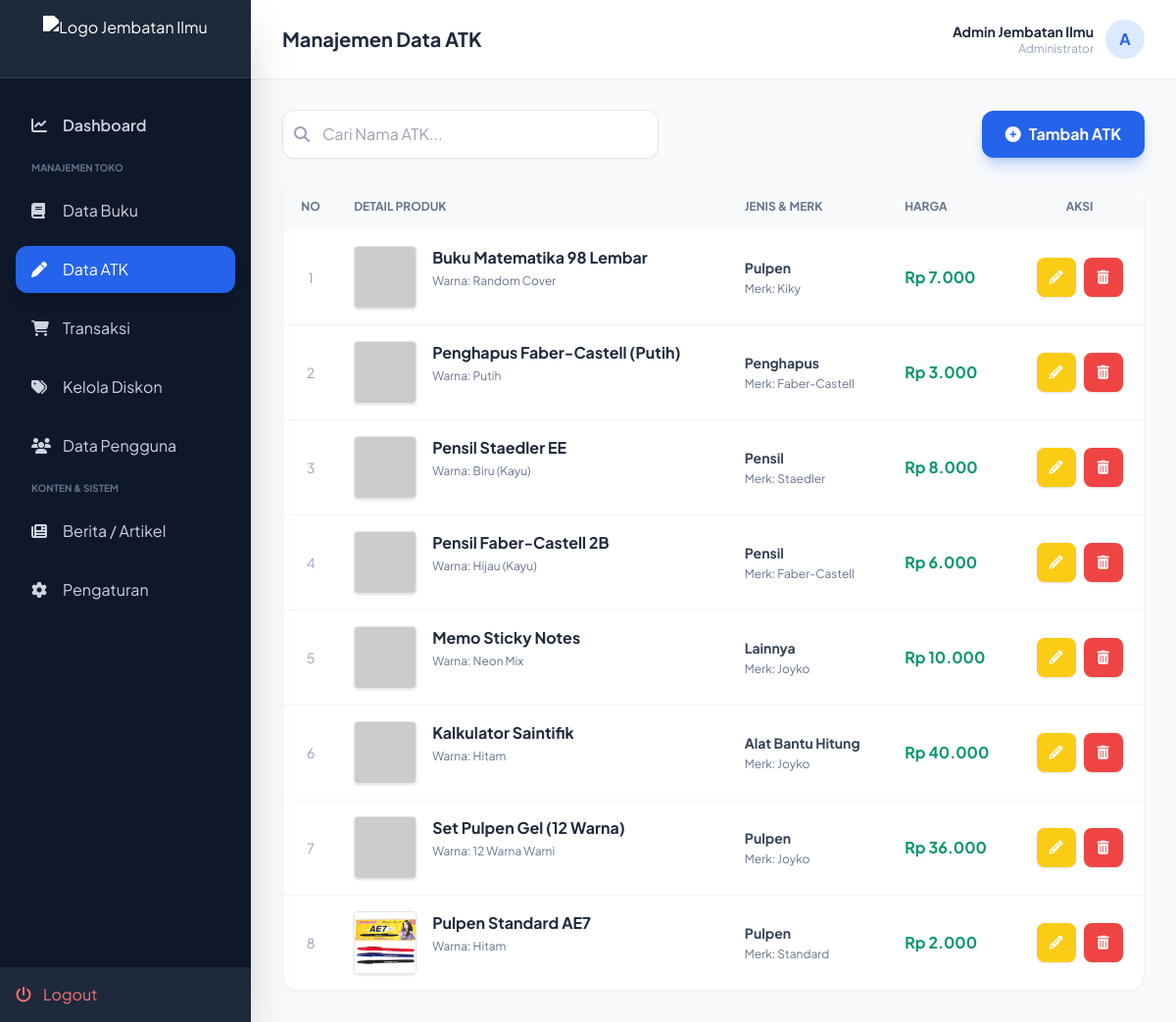
The app's page /manajemen_atk.php (signed in) with its own data.
### tables this page shows
CREATE TABLE `users` (
  `id` int(11) NOT NULL,
  `nama` varchar(100) DEFAULT NULL,
  `email` varchar(100) DEFAULT NULL,
  `password` varchar(255) DEFAULT NULL,
  `role` enum('admin','member') DEFAULT 'member'
);

CREATE TABLE `atk` (
  `id_atk` int(11) NOT NULL,
  `nama_atk` varchar(255) DEFAULT NULL,
  `jenis_atk` varchar(100) DEFAULT NULL,
  `merk` varchar(100) DEFAULT NULL,
  `harga` int(11) DEFAULT NULL,
  `cover` text DEFAULT NULL,
  `warna` varchar(100) DEFAULT NULL,
  `berat` varchar(20) DEFAULT NULL,
  `deskripsi` text DEFAULT NULL
);

### manajemen_atk.php (the view, shortened to what the rows shown need)
<?php
include 'koneksi.php';
if (isset($_SESSION['user_email'])) {
    $email_login = $_SESSION['user_email'];
    $query_admin = mysqli_query($conn, "SELECT * FROM users WHERE email='$email_login'");
    $admin = mysqli_fetch_assoc($query_admin);
} else {
    $admin = ['nama' => 'Admin Utama', 'role' => 'admin'];
}
$mode = isset($_GET['aksi']) ? $_GET['aksi'] : 'tampil';
$data_edit = [
    'id_atk' => '', 'nama_atk' => '', 'jenis_atk' => '', 'merk' => '',
    'harga' => '', 'warna' => '', 'berat' => '', 'cover' => '', 'deskripsi' => ''
];
?>
<!DOCTYPE html>
<html lang="id">
<head>
    <script src="https://cdn.tailwindcss.com"></script>
    <link href="https://cdnjs.cloudflare.com/ajax/libs/font-awesome/6.4.0/css/all.min.css" rel="stylesheet">
</head>
<body class="bg-slate-50 text-slate-800">
    <div class="flex h-screen overflow-hidden">
        <main class="flex-1 flex flex-col h-screen overflow-hidden relative">
            <header class="h-20 bg-white shadow-sm flex items-center justify-between px-8 z-10">
                <div class="flex items-center gap-4">
                    <h2 class="text-xl font-bold text-slate-800">Manajemen Data ATK</h2>
                </div>
                                <div class="flex items-center gap-3">
                    <div class="text-right hidden sm:block">
                        <p class="text-sm font-bold"><?= $admin['nama']; ?></p>
                        <p class="text-xs text-slate-400">Administrator</p>
                    </div>
                    <div class="h-10 w-10 bg-blue-100 text-blue-600 rounded-full flex items-center justify-center font-bold">
                        <?= strtoupper(substr($admin['nama'], 0, 1)); ?>
                    </div>
                </div>
            </header>
            <div class="flex-1 overflow-y-auto p-8">
                <?php if ($mode == 'tambah' || $mode == 'edit'): ?>
                <div class="max-w-5xl mx-auto bg-white rounded-2xl shadow-lg border border-slate-100 overflow-hidden">
                    <div class="bg-slate-800 px-6 py-4 flex justify-between items-center">
                        <h3 class="text-white font-bold text-lg">
                            <?= ($mode == 'edit') ? '<i class="fas fa-edit mr-2"></i> Edit ATK' : '<i class="fas fa-plus mr-2"></i> Tambah ATK Baru'; ?>
                        </h3>
                        <a href="manajemen_atk.php" class="text-slate-400 hover:text-white"><i class="fas fa-times text-xl"></i></a>
                    </div>
                    <form action="manajemen_atk.php" method="POST" enctype="multipart/form-data" class="p-8">
                        <input type="hidden" name="id_atk" value="<?= $data_edit['id_atk']; ?>">
                        <input type="hidden" name="cover_lama" value="<?= $data_edit['cover']; ?>">
                        <div class="grid grid-cols-1 md:grid-cols-2 gap-8">
                            <div class="space-y-5">
                                <div>
                                    <label class="block text-sm font-bold text-slate-700 mb-1">Nama Barang / ATK</label>
                                    <input type="text" name="nama_atk" value="<?= $data_edit['nama_atk']; ?>" required class="w-full px-4 py-2 rounded-lg border focus:ring-2 focus:ring-blue-500 outline-none">
                                </div>
                                <div>
                                    <label class="block text-sm font-bold text-slate-700 mb-1">Merk / Brand</label>
                                    <input type="text" name="merk" value="<?= $data_edit['merk']; ?>" placeholder="Contoh: Joyko, Kenko" required class="w-full px-4 py-2 rounded-lg border focus:ring-2 focus:ring-blue-500 outline-none">
                                </div>
                                <div>
                                    <label class="block text-sm font-bold text-slate-700 mb-1">Jenis ATK</label>
                                    <select name="jenis_atk" class="w-full px-4 py-2 rounded-lg border bg-white focus:ring-2 focus:ring-blue-500 outline-none">
                                        <?php
                                        $jenis = ['Pulpen', 'Pensil', 'Penghapus', 'Buku Tulis', 'Penggaris', 'Kertas', 'Map', 'Lainnya'];
                                        foreach($jenis as $j){
                                            $selected = ($data_edit['jenis_atk'] == $j) ? 'selected' : '';
                                            echo "<option value='$j' $selected>$j</option>";
                                        }
                                        ?>
                                    </select>
                                </div>
                                <div>
                                    <label class="block text-sm font-bold text-slate-700 mb-1">Harga (Rp)</label>
                                    <input type="number" name="harga" value="<?= $data_edit['harga']; ?>" required class="w-full px-4 py-2 rounded-lg border focus:ring-2 focus:ring-blue-500 outline-none">
                                </div>
                                <div>
                                    <label class="block text-sm font-bold text-slate-700 mb-2">Upload Foto Produk</label>
                                    <?php if($data_edit['cover'] != ''): ?>
                                        <div class="mb-2 flex items-center gap-3 p-2 bg-slate-100 rounded border">
                                            <img src="<?= $data_edit['cover']; ?>" class="h-16 w-16 object-cover rounded">
                                            <span class="text-xs text-slate-500">Gambar saat ini</span>
                                        </div>
                                    <?php endif; ?>
                                    <input type="file" name="cover" class="block w-full text-sm text-slate-500
                                      file:mr-4 file:py-2 file:px-4
                                      file:rounded-full file:border-0
                                      file:text-sm file:font-semibold
                                      file:bg-blue-50 file:text-blue-700
                                      hover:file:bg-blue-100
                                    "/>
                                </div>
                            </div>
                            <div class="space-y-5">
                                <div class="grid grid-cols-2 gap-4">
                                    <div>
                                        <label class="block text-xs font-bold text-slate-500 mb-1">Warna</label>
                                        <input type="text" name="warna" value="<?= $data_edit['warna']; ?>" placeholder="Hitam/Putih/Mix" class="w-full px-3 py-2 rounded border focus:ring-2 focus:ring-blue-500 text-sm">
                                    </div>
                                    <div>
                                        <label class="block text-xs font-bold text-slate-500 mb-1">Berat</label>
                                        <input type="text" name="berat" value="<?= $data_edit['berat']; ?>" placeholder="0.1 kg" class="w-full px-3 py-2 rounded border focus:ring-2 focus:ring-blue-500 text-sm">
                                    </div>
                                </div>
                                <div>
                                    <label class="block text-sm font-bold text-slate-700 mb-1">Deskripsi Produk</label>
                                    <textarea name="deskripsi" rows="5" class="w-full px-4 py-2 rounded-lg border focus:ring-2 focus:ring-blue-500 outline-none"><?= $data_edit['deskripsi']; ?></textarea>
                                </div>
                            </div>
                        </div>
                        <div class="mt-8 flex gap-3 border-t pt-6">
                            <button type="submit" name="simpan" class="bg-blue-600 hover:bg-blue-700 text-white font-bold py-3 px-8 rounded-xl shadow-lg transition flex-1">
                                <i class="fas fa-save mr-2"></i> Simpan ATK
                            </button>
                            <a href="manajemen_atk.php" class="bg-slate-200 hover:bg-slate-300 text-slate-700 font-bold py-3 px-6 rounded-xl transition">Batal</a>
                        </div>
                    </form>
                </div>
                <?php else: ?>
                <div class="bg-white rounded-2xl shadow-sm border border-slate-100 overflow-hidden">
                    <div class="overflow-x-auto">
                        <table class="w-full text-left border-collapse">
                            <thead class="bg-slate-50 text-slate-500 text-xs uppercase font-bold">
                                <tr>
                                    <th class="p-4 text-center">No</th>
                                    <th class="p-4">Detail Produk</th>
                                    <th class="p-4">Jenis & Merk</th>
                                    <th class="p-4">Harga</th>
                                    <th class="p-4 text-center">Aksi</th>
                                </tr>
                            </thead>
                            <tbody class="divide-y divide-slate-100 text-sm">
                                <?php
                                $keyword = isset($_GET['cari']) ? $_GET['cari'] : '';
                                $query_sql = "SELECT * FROM atk WHERE nama_atk LIKE '%$keyword%' OR merk LIKE '%$keyword%' ORDER BY id_atk DESC";
                                $result = mysqli_query($conn, $query_sql);
                                $no = 1;
                                if (mysqli_num_rows($result) > 0) {
                                    while ($row = mysqli_fetch_assoc($result)) {
                                ?>
                                <tr class="hover:bg-blue-50 transition duration-200">
                                    <td class="p-4 text-center text-slate-400"><?= $no++; ?></td>
                                    <td class="p-4">
                                        <div class="flex items-start gap-4">
                                            <div class="h-16 w-16 flex-shrink-0">
                                                <img src="<?= $row['cover']; ?>" class="h-full w-full object-cover rounded shadow border" onerror="this.src='https://via.placeholder.com/64?text=No+Img'">
                                            </div>
                                            <div>
                                                <p class="font-bold text-slate-800 text-base"><?= $row['nama_atk']; ?></p>
                                                <p class="text-xs text-slate-500 mt-1">Warna: <?= $row['warna']; ?></p>
                                            </div>
                                        </div>
                                    </td>
                                    <td class="p-4">
                                        <span class="block font-bold text-slate-700"><?= $row['jenis_atk']; ?></span>
                                        <span class="text-xs text-slate-500">Merk: <?= $row['merk']; ?></span>
                                    </td>
                                    <td class="p-4 font-bold text-emerald-600 text-base">
                                        Rp <?= number_format($row['harga'], 0, ',', '.'); ?>
                                    </td>
                                    <td class="p-4 text-center">
                                        <div class="flex justify-center gap-2">
                                            <a href="manajemen_atk.php?aksi=edit&id=<?= $row['id_atk']; ?>" class="w-10 h-10 rounded-lg bg-yellow-400 hover:bg-yellow-500 text-white flex items-center justify-center shadow transition hover:scale-110"><i class="fas fa-pencil-alt"></i></a>
                                            <a href="manajemen_atk.php?aksi=hapus&id=<?= $row['id_atk']; ?>" onclick="return confirm('Yakin hapus?')" class="w-10 h-10 rounded-lg bg-red-500 hover:bg-red-600 text-white flex items-center justify-center shadow transition hover:scale-110"><i class="fas fa-trash-alt"></i></a>
                                        </div>
                                    </td>
                                </tr>
                                <?php
                                    }
                                } else {
                                    echo "<tr><td colspan='5' class='p-8 text-center text-slate-400'>Belum ada data ATK.</td></tr>";
                                }
                                ?>
                            </tbody>
                        </table>
                    </div>
                </div>
                <?php endif; ?>
            </div>
        </main>
    </div>
</body>
</html>

### records on screen
users: nama "Admin Jembatan Ilmu", nama "A"
atk: nama_atk "Buku Matematika 98 Lembar", warna "Random Cover", jenis_atk "Pulpen", merk "Kiky", harga "7.000"
atk: nama_atk "Penghapus Faber-Castell (Putih)", warna "Putih", jenis_atk "Penghapus", merk "Faber-Castell", harga "3.000"
atk: nama_atk "Pensil Staedler EE", warna "Biru (Kayu)", jenis_atk "Pensil", merk "Staedler", harga "8.000"
atk: nama_atk "Pensil Faber-Castell 2B", warna "Hijau (Kayu)", jenis_atk "Pensil", merk "Faber-Castell", harga "6.000"
atk: nama_atk "Memo Sticky Notes", warna "Neon Mix", jenis_atk "Lainnya", merk "Joyko", harga "10.000"
atk: nama_atk "Kalkulator Saintifik", warna "Hitam", jenis_atk "Alat Bantu Hitung", merk "Joyko", harga "40.000"
atk: nama_atk "Set Pulpen Gel (12 Warna)", warna "12 Warna Warni", jenis_atk "Pulpen", merk "Joyko", harga "36.000"
atk: cover (picture), nama_atk "Pulpen Standard AE7", warna "Hitam", jenis_atk "Pulpen", merk "Standard", harga "2.000"
